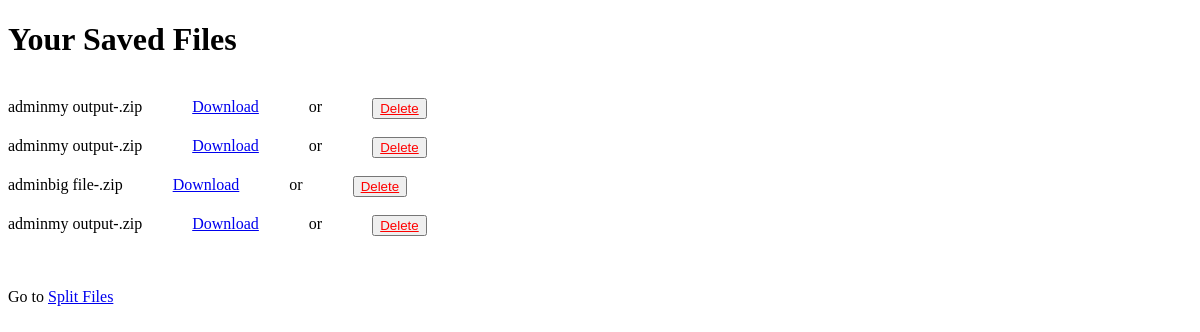
The app's page /saved_chunks (signed in), older data.
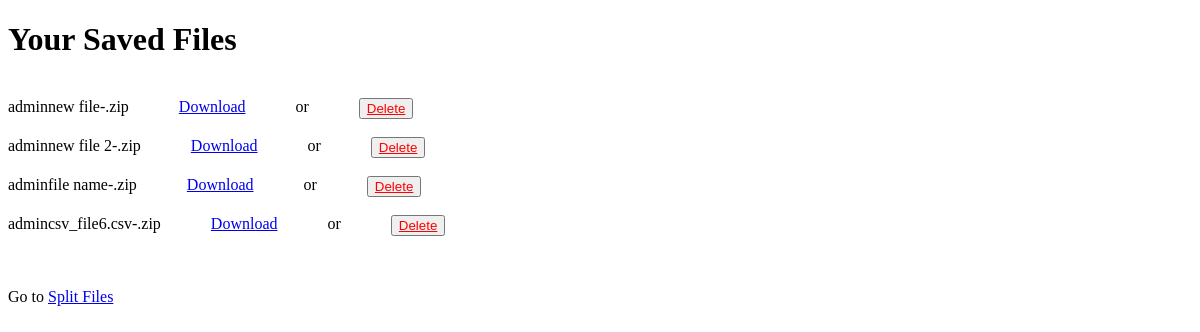
The same page, newer data.
### core/models.py (models this page shows, shortened)
class CsvChunk(models.Model):
    user = models.ForeignKey(User, on_delete=models.CASCADE)
    file_id = models.UUIDField(default=uuid.uuid4, primary_key=True)
    upload_time = models.DateTimeField(default=timezone.now,blank=True,)
    file = models.FileField(upload_to='files')
    class Meta:
        ordering = ("-user", "upload_time")

### core/views.py (the view)
# urls.py: path('saved_chunks', views.saved_chunks, name='saved_chunks'),
@login_required(login_url='/signin')
def saved_chunks(request):
    user = request.user
    files = CsvChunk.objects.filter(user=user)
    return render(request, 'saved.html',{'files':files})

### templates/saved.html (shortened to what this page needs)
{% load static %}
<!DOCTYPE html>
<html lang="en">
<head>
</head>
<body>
    <h1>Your Saved Files</h1>
    <br>
    {% for file in files %}
    <div style="display: flex; gap:50px;"> <span>{{file.file}}</span> <a href="{{file.file.url}}" download="">Download</a>  or <button style="color:red;" class="del-btn"> <a style="color: red;" href="/file_delete?id={{file.file_id}}" > Delete </a></button>
    </div>
    <br>
    {% empty %}
    <div>
        <p>You do not have any saved files </p>
    </div>
    {% endfor %}
    <br>
<p>  Go to  <a href="/">Split Files</a>
</p>
</body>
</html>

Row changes from the older to the newer data that the page shows:
removed CsvChunk: file "adminmy output-.zip"
removed CsvChunk: file "adminmy output-.zip"
removed CsvChunk: file "adminbig file-.zip"
removed CsvChunk: file "adminmy output-.zip"
added CsvChunk: file "adminnew file-.zip"
added CsvChunk: file "adminnew file 2-.zip"
added CsvChunk: file "adminfile name-.zip"
added CsvChunk: file "admincsv_file6.csv-.zip"
